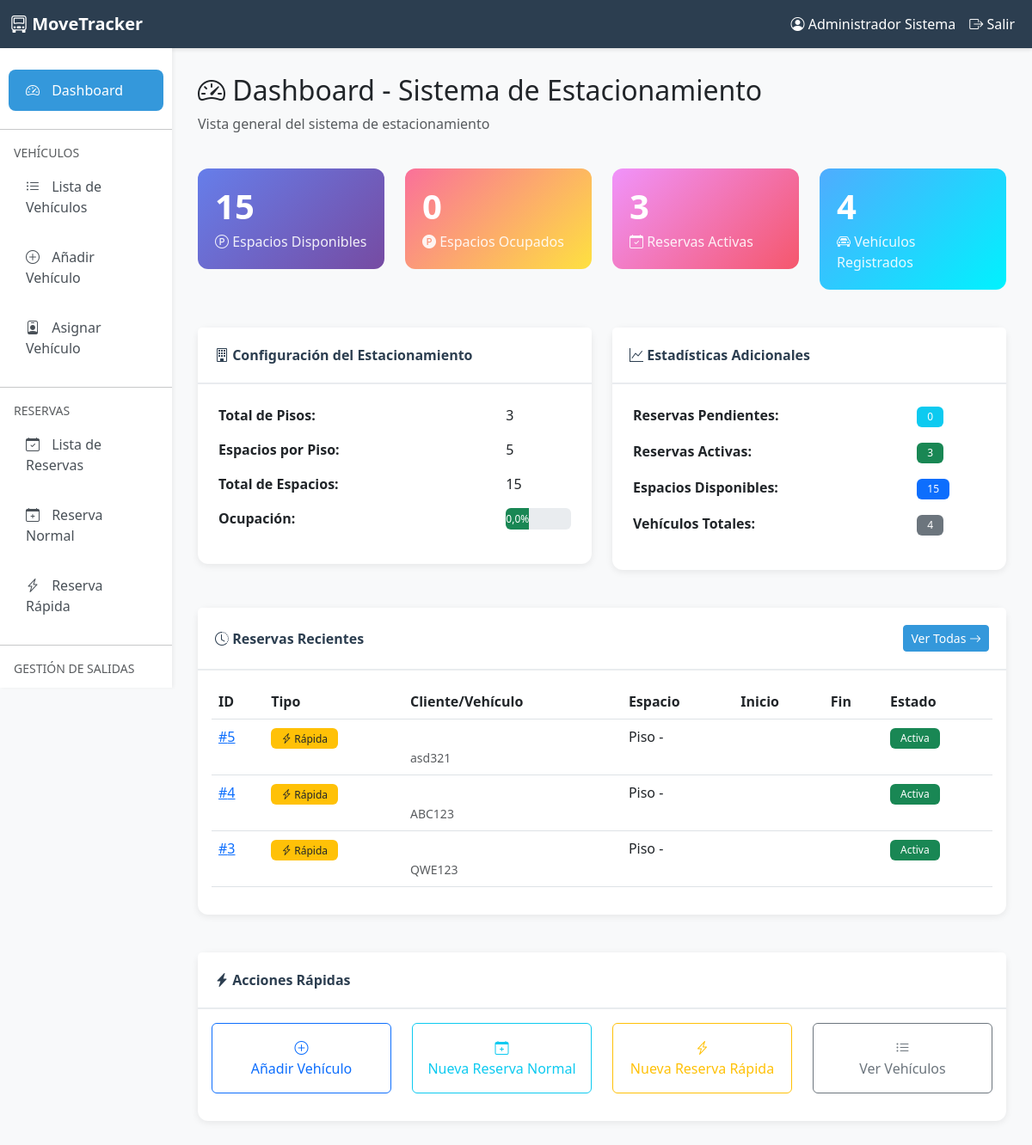
The app's page /parking/ (signed in), older data.
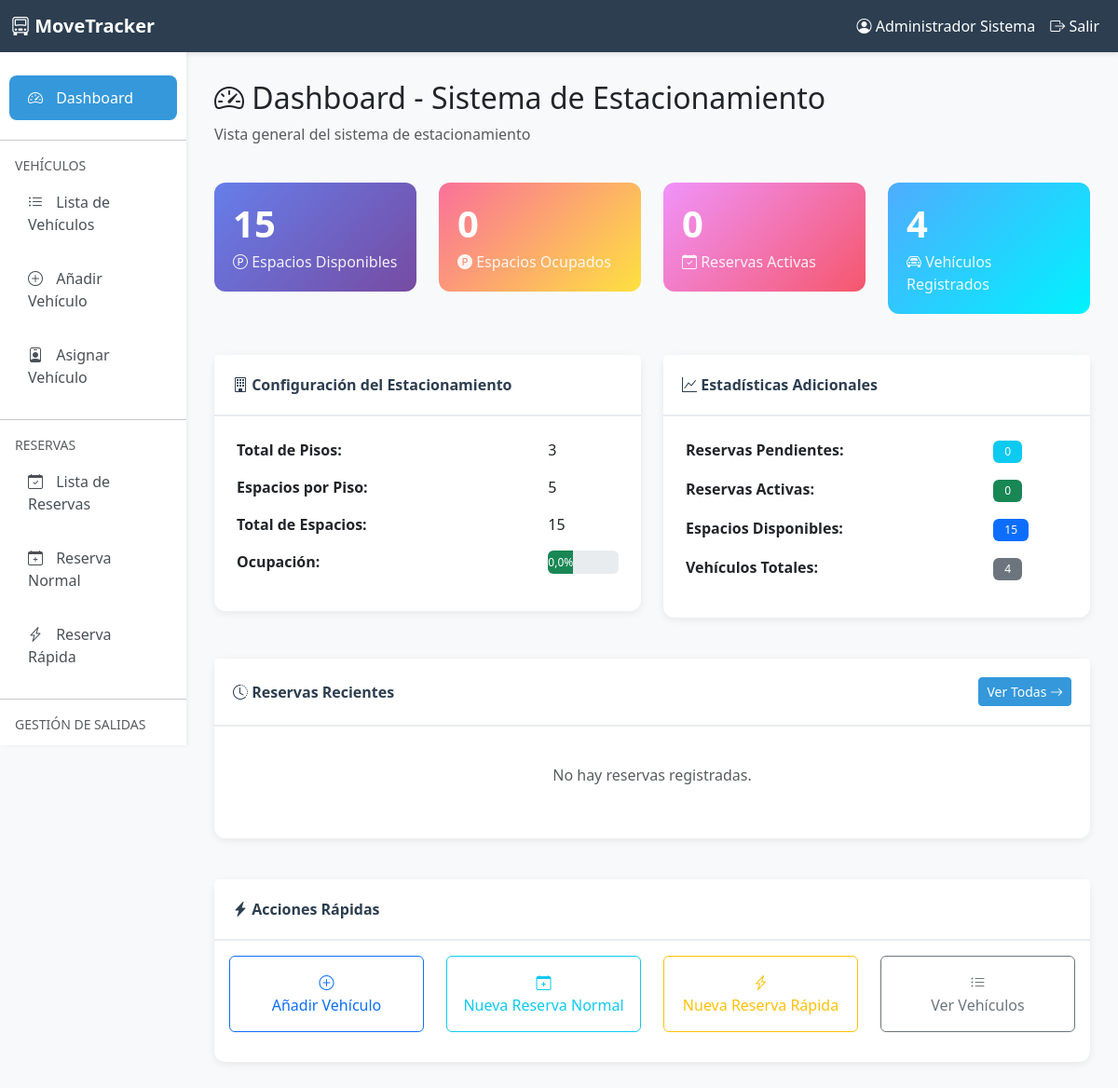
The same page, newer data.
### parking/models.py (models this page shows, shortened)
class ParkingReservation(models.Model):
    class ReservationStatus(models.TextChoices):
        PENDING = 'PENDING', 'Pendiente'
        CONFIRMED = 'CONFIRMED', 'Confirmado'
        CANCELLED = 'CANCELLED', 'Cancelado'
        COMPLETED = 'COMPLETED', 'Completado'
    user = models.ForeignKey(
        User,
        on_delete=models.CASCADE,
        related_name='parking_reservations',
        verbose_name='Usuario',
        null=True,
        blank=True,
        help_text='Usuario registrado. Dejar en blanco para reserva rápida/manual'
    )
    vehicle = models.ForeignKey(
        Vehicle,
        on_delete=models.CASCADE,
        related_name='reservations',
        verbose_name='Vehículo',
        null=True,
        blank=True,
        help_text='Vehículo registrado. Dejar en blanco para reserva rápida/manual'
    )
    customer_name = models.CharField(
        max_length=100,
        blank=True,
        verbose_name='Nombre del Cliente',
        help_text='Para reservas rápidas sin usuario registrado'
    )
    customer_phone = models.CharField(
        max_length=20,
        blank=True,
        verbose_name='Teléfono del Cliente',
        help_text='Para reservas rápidas sin usuario registrado'
    )
    customer_email = models.EmailField(
        blank=True,
        verbose_name='Email del Cliente',
        help_text='Para reservas rápidas sin usuario registrado'
    )
    vehicle_plate = models.CharField(
        max_length=20,
        blank=True,
        verbose_name='Placa del Vehículo',
        help_text='Para reservas rápidas sin vehículo registrado'
    )
    vehicle_type_temp = models.CharField(
        max_length=20,
        choices=VehicleType.choices,
        blank=True,
        verbose_name='Tipo de Vehículo (Temporal)',
        help_text='Para reservas rápidas sin vehículo registrado'
    )
    parking_space = models.ForeignKey(
        ParkingSpace,
        on_delete=models.CASCADE,
        related_name='reservations',
        null=True,
        blank=True,
        verbose_name='Espacio Asignado'
    )
    status = models.CharField(
        max_length=20,
        choices=ReservationStatus.choices,
        default=ReservationStatus.PENDING,
        verbose_name='Estado'
    )
    reservation_date = models.DateTimeField(
        verbose_name='Fecha de Reserva',
        help_text='Fecha y hora para la cual se reserva'
    )
    duration_minutes = models.PositiveIntegerField(
        verbose_name='Duración (minutos)',
        validators=[MinValueValidator(1)],
        default=60,
        help_text='Duración de la reserva en minutos'
    )
    is_quick_reservation = models.BooleanField(
        default=False,
        verbose_name='Reserva Rápida',
        help_text='Indica si es una reserva rápida/manual sin usuario registrado'
    )
    notes = models.TextField(blank=True, verbose_name='Notas')
    created_by = models.ForeignKey(
        User,
        on_delete=models.SET_NULL,
        null=True,
        blank=True,
        related_name='reservations_created',
        verbose_name='Creado por',
        help_text='Trabajador o admin que creó la reserva'
    )
    created_at = models.DateTimeField(auto_now_add=True, verbose_name='Fecha de Creación')
    updated_at = models.DateTimeField(auto_now=True, verbose_name='Última Actualización')
    class Meta:
        verbose_name = 'Reserva de Estacionamiento'
        verbose_name_plural = 'Reservas de Estacionamiento'
        ordering = ['-reservation_date']
        indexes = [
            models.Index(fields=['status', 'reservation_date']),
            models.Index(fields=['user', 'status']),
            models.Index(fields=['is_quick_reservation', 'status']),
        ]

### parking/views.py (the view)
# urls.py: path('', views.dashboard, name='dashboard'),
@login_required
@user_passes_test(is_admin_or_worker, login_url='user:login')
def dashboard(request):
    from .models import ParkingConfiguration, ParkingFloor
    config = ParkingConfiguration.objects.filter(is_active=True).first()
    total_spaces = ParkingSpace.objects.filter(is_active=True).count()
    available_spaces = ParkingSpace.objects.filter(
        status=ParkingSpace.SpaceStatus.AVAILABLE,
        is_active=True
    ).count()
    occupied_spaces = ParkingSpace.objects.filter(
        status=ParkingSpace.SpaceStatus.OCCUPIED,
        is_active=True
    ).count()
    reserved_spaces = ParkingSpace.objects.filter(
        status=ParkingSpace.SpaceStatus.RESERVED,
        is_active=True
    ).count()
    total_vehicles = Vehicle.objects.filter(is_active=True).count()
    now = timezone.now()
    active_reservations = ParkingReservation.objects.filter(
        reservation_date__lte=now,
        status__in=[
            ParkingReservation.ReservationStatus.PENDING,
            ParkingReservation.ReservationStatus.CONFIRMED
        ]
    ).count()
    pending_reservations = ParkingReservation.objects.filter(
        reservation_date__gt=now,
        status=ParkingReservation.ReservationStatus.PENDING
    ).count()
    recent_reservations = ParkingReservation.objects.select_related(
        'vehicle', 'vehicle__owner', 'parking_space', 'created_by'
    ).exclude(
        status=ParkingReservation.ReservationStatus.CANCELLED
    ).order_by('-created_at')[:5]
    context = {
        'title': 'Dashboard - Sistema de Estacionamiento',
        'config': config,
        'total_spaces': total_spaces,
        'available_spaces': available_spaces,
        'occupied_spaces': occupied_spaces,
        'reserved_spaces': reserved_spaces,
        'total_vehicles': total_vehicles,
        'active_reservations': active_reservations,
        'pending_reservations': pending_reservations,
        'recent_reservations': recent_reservations,
        'occupancy_percentage': (occupied_spaces / total_spaces * 100) if total_spaces > 0 else 0,
    }
    return render(request, 'parking/dashboard.html', context)

### parking/views.py (called while the page is built)
def is_admin_or_worker(user):
    if not user.is_authenticated:
        return False
    if user.is_superuser:
        return True
    if hasattr(user, 'role'):
        return user.role in ['ADMIN', 'WORKER']
    return user.is_staff

### parking/templates/parking/dashboard.html (shortened to what the changed rows need)
{% extends 'parking/base.html' %}
{% block content %}
<div class="row mb-4">
    <div class="col-12">
        <h2><i class="bi bi-speedometer2"></i> {{ title }}</h2>
    </div>
</div>
<div class="row">
    <div class="col-md-3">
        <div class="stat-card info">
            <h3>{{ active_reservations }}</h3>
            <p><i class="bi bi-calendar-check"></i> Reservas Activas</p>
        </div>
    </div>
</div>
<div class="row mt-4">
    <div class="col-md-6">
        <div class="card">
            <div class="card-body">
                <table class="table table-borderless">
                    <tr>
                        <td><span class="badge bg-success">{{ active_reservations }}</span></td>
                    </tr>
                </table>
            </div>
        </div>
    </div>
</div>
<div class="row mt-4">
    <div class="col-12">
        <div class="card">
            <div class="card-body">
                {% if recent_reservations %}
                    <div class="table-responsive">
                        <table class="table table-hover">
                            <thead>
                                <tr>
                                    <th>ID</th>
                                    <th>Tipo</th>
                                    <th>Cliente/Vehículo</th>
                                    <th>Espacio</th>
                                    <th>Inicio</th>
                                    <th>Fin</th>
                                    <th>Estado</th>
                                </tr>
                            </thead>
                            <tbody>
                                {% for reservation in recent_reservations %}
                                    <tr>
                                        <td>
                                            <a href="{% url 'parking:reservation_detail' reservation.id %}">
                                                #{{ reservation.id }}
                                            </a>
                                        </td>
                                        <td>
                                            {% if reservation.is_quick_reservation %}
                                                <span class="badge bg-warning text-dark">
                                                    <i class="bi bi-lightning-charge"></i> Rápida
                                                </span>
                                            {% else %}
                                                <span class="badge bg-info">
                                                    <i class="bi bi-calendar-check"></i> Normal
                                                </span>
                                            {% endif %}
                                        </td>
                                        <td>
                                            {% if reservation.is_quick_reservation %}
                                                {{ reservation.customer_name }}<br>
                                                <small class="text-muted">{{ reservation.vehicle_plate }}</small>
                                            {% else %}
                                                {{ reservation.vehicle.owner.get_full_name|default:reservation.vehicle.owner.username }}<br>
                                                <small class="text-muted">{{ reservation.vehicle.license_plate }}</small>
                                            {% endif %}
                                        </td>
                                        <td>Piso {{ reservation.reserved_space.floor.floor_number }} - {{ reservation.reserved_space.space_number }}</td>
                                        <td>{{ reservation.start_datetime|date:"d/m/Y H:i" }}</td>
                                        <td>{{ reservation.end_datetime|date:"d/m/Y H:i" }}</td>
                                        <td>
                                            {% if reservation.is_cancelled %}
                                                <span class="badge bg-danger">Cancelada</span>
                                            {% elif reservation.start_datetime > now %}
                                                <span class="badge bg-secondary">Pendiente</span>
                                            {% elif reservation.end_datetime < now %}
                                                <span class="badge bg-dark">Completada</span>
                                            {% else %}
                                                <span class="badge bg-success">Activa</span>
                                            {% endif %}
                                        </td>
                                    </tr>
                                {% endfor %}
                            </tbody>
                        </table>
                    </div>
                {% else %}
                    <p class="text-muted text-center py-4">No hay reservas registradas.</p>
                {% endif %}
            </div>
        </div>
    </div>
</div>
{% endblock %}

Row changes from the older to the newer data that the page shows:
no longer on this page (row edited): ParkingReservation: id "5", is_quick_reservation True (drawn), vehicle_plate "asd321"
no longer on this page (row edited): ParkingReservation: id "4", is_quick_reservation True (drawn), vehicle_plate "ABC123"
no longer on this page (row edited): ParkingReservation: id "3", is_quick_reservation True (drawn), vehicle_plate "QWE123"
Text that changed along with them:
{{ active_reservations }}: "3" → "0"
text no longer shown: "ID Tipo Cliente/Vehículo Espacio Inicio Fin Estado"
text now shown: "No hay reservas registradas."
